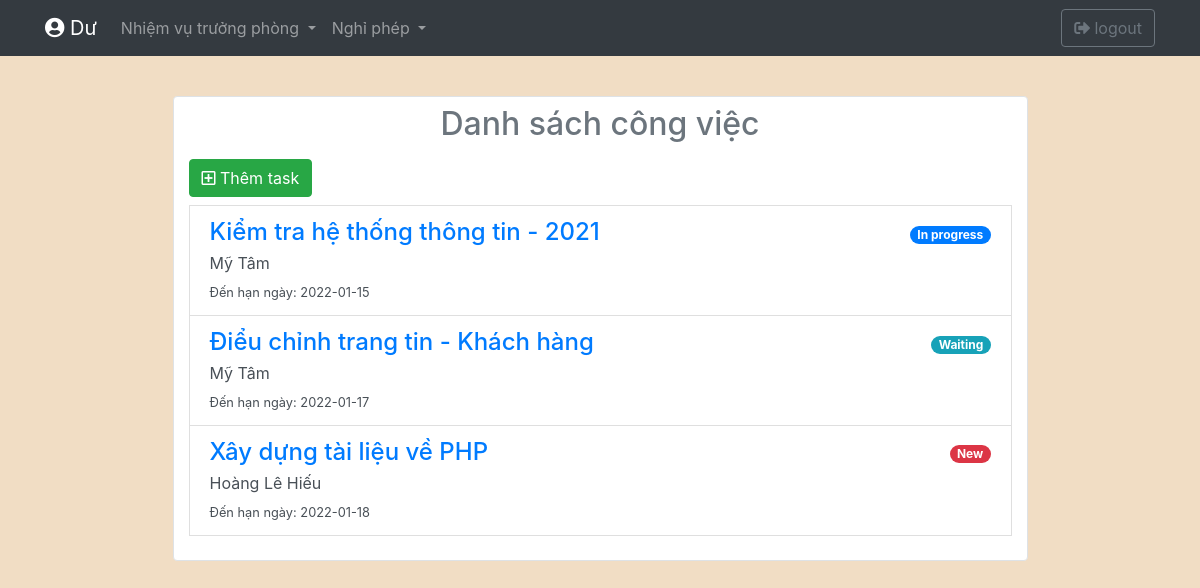
Screenshot of /Truongphong/index.php (signed in) with the database file from the repository.
### tables this page shows
CREATE TABLE `task` (
  `id` int(11) NOT NULL,
  `name` varchar(255) NOT NULL,
  `idNV` int(255) NOT NULL,
  `nhanvien` varchar(255) NOT NULL,
  `mota` varchar(500) DEFAULT NULL,
  `danhgia` varchar(15) DEFAULT NULL,
  `trangthai` varchar(20) NOT NULL DEFAULT 'New',
  `dungthoihan` varchar(255) DEFAULT NULL,
  `file` varchar(255) DEFAULT NULL,
  `srcFile` varchar(255) NOT NULL DEFAULT '#',
  `dealine` date NOT NULL,
  `idPhong` int(255) NOT NULL,
  `ngaygiao` datetime NOT NULL DEFAULT CURRENT_TIMESTAMP,
  `ngaythaydoi` datetime NOT NULL DEFAULT CURRENT_TIMESTAMP
);

### Truongphong/index.php (the view, shortened to what this page needs)
<?php
  $data= $_SESSION['account'];
  $idPhong = $data['idPhong'];
  require_once('../conndb.php');
  $sql = 'SELECT * FROM task WHERE idPhong = ? ORDER BY ngaythaydoi DESC';
  $stm = $conn->prepare($sql);
  $stm->bind_param('i',$idPhong);
  $stm->execute();
  $result = $stm->get_result();
  $tasks = array();
  while ($row = $result->fetch_assoc()){
    $tasks[] = $row;
  }
  require_once('navbar.php');
?>
<!DOCTYPE html>
<html lang="en">
<head>
  <link rel="stylesheet" href="https://maxcdn.bootstrapcdn.com/bootstrap/4.5.2/css/bootstrap.min.css">
  <link rel="stylesheet" href="/style.css">
</head>
<body>
  <div class="container mt-5">
    <div class="row justify-content-center">
      <div class="col-xl-9 col-lg-8 col-md-10 border rounded my-5 p4 mx-3" style="background-color: #ffffff">
        <h2 class="text-center text-secondary mt-2 mb-3">Danh sách công việc</h2>
        <a href="addTask.php" class = "btn btn-success mb-2"><i class="far fa-plus-square"></i> Thêm task</a>
        <?php
          if (count($tasks) > 0){
          foreach ($tasks as $row){
            $id = $row['id'];
            $nametask = $row['name'];
            $nhanvien = $row['nhanvien'];
            $trangthai = $row['trangthai'];
            $dealine= $row['dealine'];
            $hrefTask = '/Truongphong/getTaskTP.php?id=' . $id;
            switch ($trangthai){
              case 'New':
                $badge = 'badge-danger';
                break;
              case 'In progress':
                $badge = 'badge-primary';
                break;
              case "Waiting":
                $badge = 'badge-info';
                break;
            }
        ?>
          <a href="<?=$hrefTask?>" class="list-group-item list-group-item-action flex-column align-items-start">
            <div class="d-flex w-100 justify-content-between">
              <h4 class="mb-1 text text-primary"><?= $nametask ?></h4>
              <small class="badge <?=$badge?> badge-pill my-auto"><?= $trangthai ?></small>
            </div>
            <p class="mb-1"><?= $nhanvien ?></p>
            <small>Đến hạn ngày: <?= $dealine?></small>
          </a>
        <?php
          } }
        ?>
        <br>
      </div>
    </div>
  </div>
</body>
</html>

### style.css (style rules this page uses)
* { box-sizing: border-box; }
body { background-color: rgba(230, 194, 148, 0.548);; }

### rows the page displays
task: name "Kiểm tra hệ thống thông tin - 2021", trangthai "In progress", nhanvien "Mỹ Tâm", dealine "2022-01-15"
task: name "Điểu chỉnh trang tin - Khách hàng", trangthai "Waiting", nhanvien "Mỹ Tâm", dealine "2022-01-17"
task: name "Xây dựng tài liệu về PHP", trangthai "New", nhanvien "Hoàng Lê Hiếu", dealine "2022-01-18"

### other values shown
$TTCN "Dư"
